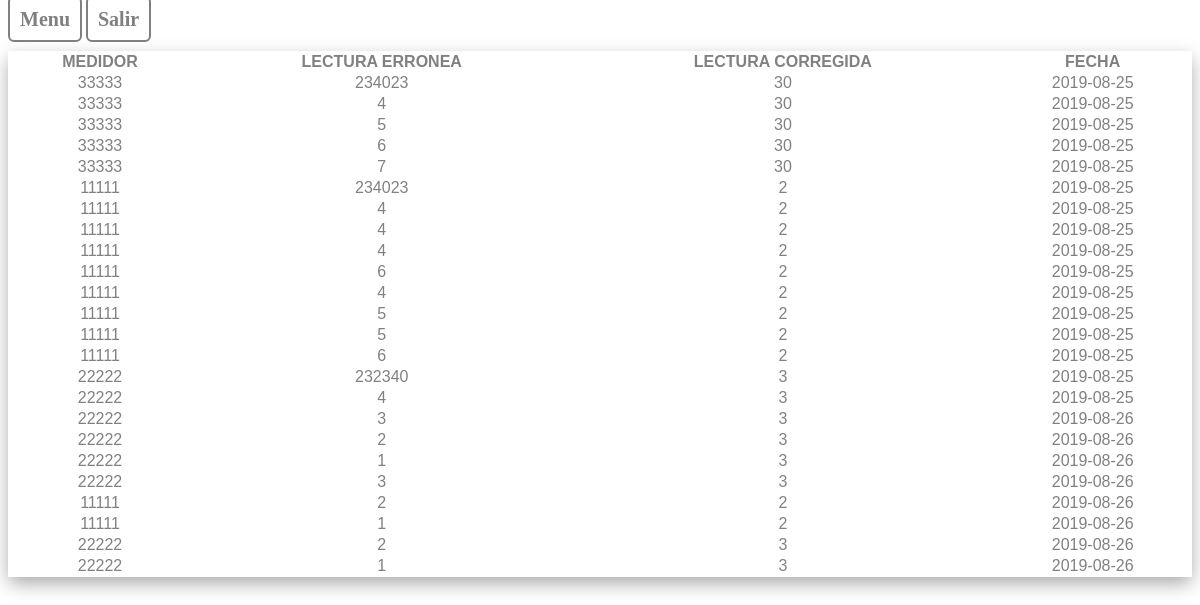
The app's page /verRegLecturas.php with its own data.
### tables this page shows
CREATE TABLE `red_edicion_lect` (
  `id_reg` int(11) NOT NULL,
  `medidor` int(200) NOT NULL,
  `lectura_ant` int(200) NOT NULL,
  `lectura_act` int(200) NOT NULL,
  `fecha` varchar(200) NOT NULL
);

### verRegLecturas.php (the view, shortened to what this page needs)
<!DOCTYPE html>
<html>
<head>
</head>
<a class="boton_pers" href="menu.php">Menu</a>
<a class="boton_pers" href="salir.php">Salir</a>
<?php
include'conexion.php';
$update = mysqli_query($conexion, "SELECT * FROM red_edicion_lect");
?>
<table class="tabla" border="1px">
		<thead>
		<tr>
			<th class="th">MEDIDOR</th>
			<th class="th">LECTURA ERRONEA</th>
			<th class="th">LECTURA CORREGIDA</th>
			<th class="th">FECHA</th>
		</tr>
		</thead>
<?php
while ( $row=mysqli_fetch_array($update)) {?>
<tr>
<td><?php echo $row['medidor'] ?></td>
    <td><?php echo $row['lectura_ant'] ?></td>
    <td><?php echo $row['lectura_act'] ?></td>
    <td><?php echo $row['fecha'] ?></td>
 </tr>
<?php } ?>

### css/actualizarMedidor.css (style rules this page uses)
.boton_pers { text-decoration: none; padding: 10px; font-weight: 600; font-size: 20px; color: gray; background-color: #ffffff; border-radius: 6px; border: 2px solid gray; }
.tabla { margin-top:20px; font-family: "Trebuchet MS", Arial, Helvetica, sans-serif; border-collapse: collapse; width: 100%; text-align: center; background-color: #ffffff; border:2px; border-color: #ffffff; color:gray; -webkit-box-shadow: 0px 7px 18px -1px rgba(168,165,168,1); -moz-box-shadow: 0px 7px 18px -1px rgba(168,165,168,1); box-shadow: 0px 7px 18px -1px rgba(168,165,168,1); }
.th { color: gray; text-align: center; background-color: #ffffff; }
a { margin-top: 1px; color:gray; font-size: 20px; }

### records on screen
red_edicion_lect: medidor "33333", lectura_ant "234023", lectura_act "30", fecha "2019-08-25"
red_edicion_lect: medidor "33333", lectura_ant "4", lectura_act "30", fecha "2019-08-25"
red_edicion_lect: medidor "33333", lectura_ant "5", lectura_act "30", fecha "2019-08-25"
red_edicion_lect: medidor "33333", lectura_ant "6", lectura_act "30", fecha "2019-08-25"
red_edicion_lect: medidor "33333", lectura_ant "7", lectura_act "30", fecha "2019-08-25"
red_edicion_lect: medidor "11111", lectura_ant "234023", lectura_act "2", fecha "2019-08-25"
red_edicion_lect: medidor "11111", lectura_ant "4", lectura_act "2", fecha "2019-08-25"
red_edicion_lect: medidor "11111", lectura_ant "4", lectura_act "2", fecha "2019-08-25"
red_edicion_lect: medidor "11111", lectura_ant "4", lectura_act "2", fecha "2019-08-25"
red_edicion_lect: medidor "11111", lectura_ant "6", lectura_act "2", fecha "2019-08-25"
red_edicion_lect: medidor "11111", lectura_ant "4", lectura_act "2", fecha "2019-08-25"
red_edicion_lect: medidor "11111", lectura_ant "5", lectura_act "2", fecha "2019-08-25"
red_edicion_lect: medidor "11111", lectura_ant "5", lectura_act "2", fecha "2019-08-25"
red_edicion_lect: medidor "11111", lectura_ant "6", lectura_act "2", fecha "2019-08-25"
red_edicion_lect: medidor "22222", lectura_ant "232340", lectura_act "3", fecha "2019-08-25"
red_edicion_lect: medidor "22222", lectura_ant "4", lectura_act "3", fecha "2019-08-25"
red_edicion_lect: medidor "22222", lectura_ant "3", lectura_act "3", fecha "2019-08-26"
red_edicion_lect: medidor "22222", lectura_ant "2", lectura_act "3", fecha "2019-08-26"
red_edicion_lect: medidor "22222", lectura_ant "1", lectura_act "3", fecha "2019-08-26"
red_edicion_lect: medidor "22222", lectura_ant "3", lectura_act "3", fecha "2019-08-26"
red_edicion_lect: medidor "11111", lectura_ant "2", lectura_act "2", fecha "2019-08-26"
red_edicion_lect: medidor "11111", lectura_ant "1", lectura_act "2", fecha "2019-08-26"
red_edicion_lect: medidor "22222", lectura_ant "2", lectura_act "3", fecha "2019-08-26"
red_edicion_lect: medidor "22222", lectura_ant "1", lectura_act "3", fecha "2019-08-26"
